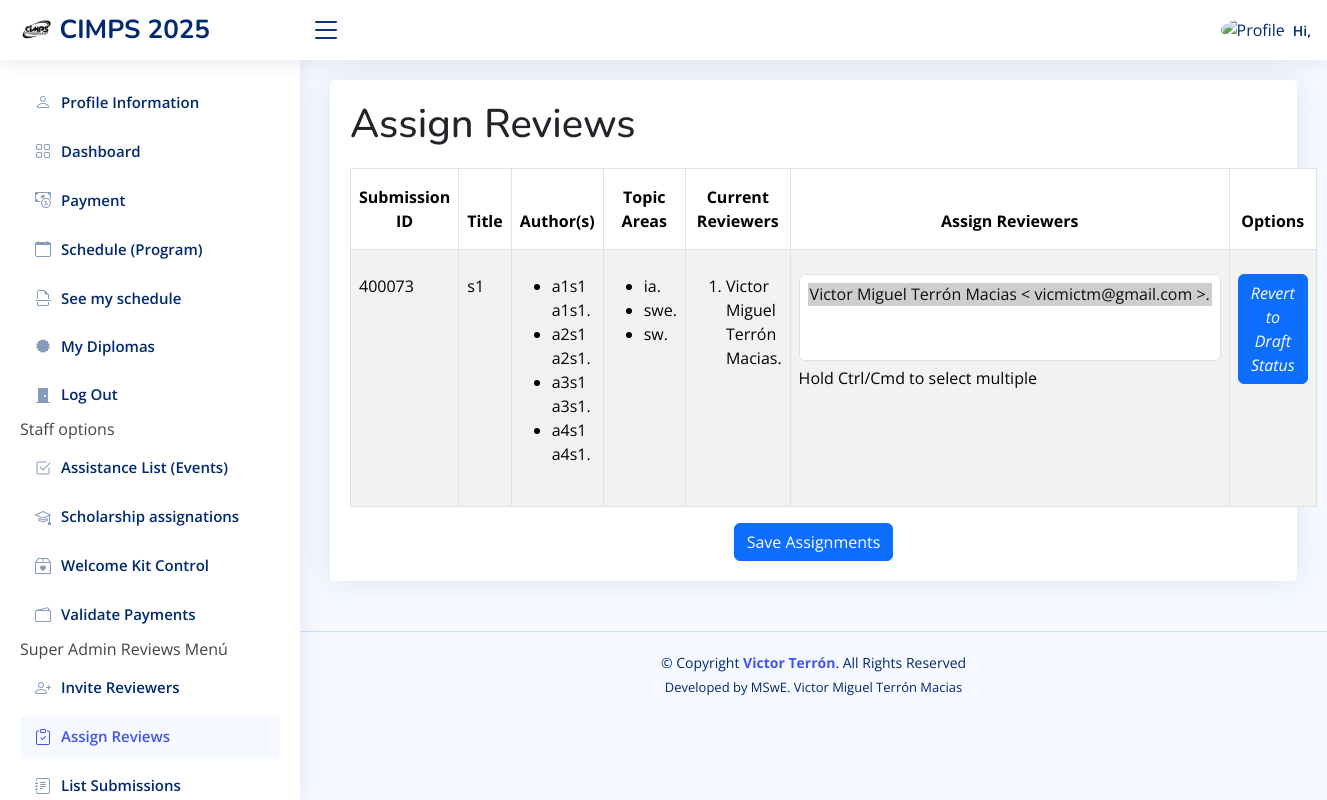
/assignReviews/ (signed in), run on the app's committed database.
### mainApplication/models.py (models this page shows, shortened)
class Submission(models.Model):
    PUBLICATION_TYPES = [
        ('IEEE', 'IEEE'),
        ('Springer', 'Springer'),
        ('Other', 'Other'),
    ]
    DECISION_STATUSES = [
        ('pending', 'Pending'),
        ('rejected', 'Rejected'),
        ('minor_changes', 'Accepted with Minor Changes'),
        ('major_changes', 'Accepted with Major Changes'),
        ('accepted', 'Accepted'),
    ]
    submission_id = models.CharField(max_length=6, unique=True, default=generate_random_submission_id)
    user = models.ForeignKey(settings.AUTH_USER_MODEL, on_delete=models.CASCADE, related_name='submissions')
    title = models.CharField(max_length=255)
    publication_type = models.CharField(max_length=50, choices=PUBLICATION_TYPES)
    topic_areas = models.ManyToManyField(TopicArea, related_name='submissions')
    keywords = models.TextField(help_text="Comma-separated keywords.")
    abstract = models.TextField()
    comments = models.TextField(blank=True, null=True)
    created_at = models.DateTimeField(auto_now_add=True)
    updated_at = models.DateTimeField(auto_now=True)
    sent_for_review = models.BooleanField(default=False)
    reviewers = models.ManyToManyField(
        settings.AUTH_USER_MODEL,
        related_name='assigned_submissions',
        blank=True
    )  # Many-to-many relationship with reviewers
    is_withdrawn=models.BooleanField(default=False)
    assigned_reviewers=models.BooleanField(default=False)
    under_review = models.BooleanField(default=False)  # Status for being under review
    decision_issued = models.CharField(max_length=20,choices=DECISION_STATUSES,default='pending')  # Status for final decision issued
    final_decision = models.CharField(
        max_length=20,
        choices=DECISION_STATUSES,
        blank=True,
        null=True
    )
    review_round = models.PositiveIntegerField(default=1)  # Round of review

class Author(models.Model):
    HONORIFICS = [
        ('Mr.', 'Mr.'),
        ('Ms.', 'Ms.'),
        ('Dr.', 'Dr.'),
        ('Prof.', 'Prof.'),
    ]
    submission = models.ForeignKey(Submission, on_delete=models.CASCADE, related_name='authors')
    honorific = models.CharField(max_length=10, choices=HONORIFICS, blank=True, null=True)
    first_name = models.CharField(max_length=100)
    last_name = models.CharField(max_length=100)
    position_title = models.CharField(max_length=150, blank=True, null=True)
    organization = models.CharField(max_length=200)
    department = models.CharField(max_length=150, blank=True, null=True)
    address = models.TextField()
    city = models.CharField(max_length=100)
    state_province = models.CharField(max_length=100)
    postcode_zip = models.CharField(max_length=20)
    email = models.EmailField()

class TopicArea(models.Model):
    name = models.CharField(max_length=100, unique=True)
    description = models.TextField(blank=True, null=True)

class CustomUser(AbstractUser):
    isReviewer = models.BooleanField(default=False)

### mainApplication/views.py (the view, shortened to what this page needs)
# urls.py: path('assignReviews/', views.assignReviews, name='assignReviews'),#assignReviews
@superuser_required
def assignReviews(request):
    reviewers = CustomUser.objects.filter(isReviewer=True)
    submissions = Submission.objects.filter(
        sent_for_review=True,
        is_withdrawn=False
    ).prefetch_related('reviewers')
    context={
        'reviewers': reviewers,
        'submissions': submissions,
    }
    return render(request, 'assignReviews.html',context)

### mainApplication/context_processors.py (called while the page is built)
def user_context(request):
    if request.user.is_authenticated:
        return get_user_context_data(request)
    return {}

### mainApplication/templates/assignReviews.html (shortened to what this page needs)
{% extends "base.html"%}{% load static %}{% load socialaccount %}
{% block content %}
<div class="card">
    <h1 style="margin: 20px;">Assign Reviews</h1>
    <div class="card-body">
    {% if submissions %}
    <form method="post">
        <div class="">
            <table class="table table-bordered table-striped">
                <thead class="thead-dark">
                    <tr>
                        <th class="px-6 py-3 border-b" style="text-align: center;">Submission ID</th>
                        <th class="px-6 py-3 border-b"  style="text-align: center;">Title</th>
                        <th class="px-6 py-3 border-b"  style="text-align: center;">Author(s)</th>
                        <th class="px-6 py-3 border-b"  style="text-align: center;">Topic Areas</th>
                        <th class="px-6 py-3 border-b"  style="text-align: center;">Current Reviewers</th>
                        <th class="px-6 py-3 border-b"  style="text-align: center;">Assign Reviewers</th>
                        <th class="px-6 py-3 border-b"  style="text-align: center;">Options</th>
                    </tr>
                </thead>
                <tbody>
                    {% for submission in submissions %}
                    <tr>
                        <td class="px-6 py-4 border-b justify-content-center align-items-center">{{ submission.submission_id }}</td>
                        <td class="px-6 py-4 border-b">{{ submission.title }}</td>
                        <td class="px-6 py-4 border-b">
                            <ul>
                                {% for author in submission.authors.all %}
                                <li>
                                    {{ author.first_name }} {{ author.last_name }}.
                                </li>
                                {% endfor %}
                            </ul>
                        </td>
                        <td class="px-6 py-4 border-b">
                            <ul>
                                {% for topic in submission.topic_areas.all %}
                                <li>
                                    {{ topic.name }}.
                                </li>
                                {% endfor %}
                            </ul>
                        </td>
                        <td class="px-6 py-4 border-b">
                            <ol>
                                {% for reviewer in submission.reviewers.all %}
                                <li>
                                    {{ reviewer.get_full_name|default:reviewer.username }}.
                                </li>
                                {% endfor %}
                            </ol>
                        </td>
                        <td class="px-6 py-4 border-b">
                            <select name="reviewers_{{ submission.id }}" multiple class="form-multiselect rounded border p-2 w-full" size="3">
                                {% for reviewer in reviewers %}
                                <option value="{{ reviewer.id }}"
                                    {% if reviewer in submission.reviewers.all %}selected{% endif %}>
                                    {{ reviewer.get_full_name|default:reviewer.username }} <br>
                                </option>
                                {% endfor %}
                            </select>
                            <p class="text-sm text-gray-500 mt-1">Hold Ctrl/Cmd to select multiple</p>
                        </td>
                        <td class="px-6 py-4 border-b text-center">
                            <a class="btn btn-primary" href="{% url 'revertToDraftStatus' submission.submission_id %}"> <i>Revert to Draft Status</i> </a>
                        </td>
                    </tr>
                    {% endfor %}
                </tbody>
            </table>
        </div>
        <div class="align-items-center" style="text-align: center;">
            <button type="submit" class="btn btn-primary">
                Save Assignments
            </button>
        </div>
    </form>
    {% else %}
    <p class="text-gray-600">No submissions available for review assignment.</p>
    {% endif %}
    </div>
</div>
{% endblock %}

### mainApplication/static/assets/css/style.css (style rules this page uses)
:root { scroll-behavior: smooth; }
body { font-family: "Open Sans", sans-serif; background: #f6f9ff; color: #444444; }
a { color: #4154f1; text-decoration: none; }
h1, h2, h3, h4, h5, h6 { font-family: "Nunito", sans-serif; }
.card { margin-bottom: 30px; border: none; border-radius: 5px; box-shadow: 0px 0 30px rgba(1, 41, 112, 0.1); }
.card-body { padding: 0 20px 20px 20px; }

### data on the page
Submission: submission_id "400073", title "s1", id.username "Victor Miguel Terrón Macias < vicmictm@gmail.com >. ☑"
Author: first_name "a1s1", last_name "a1s1"
Author: first_name "a2s1", last_name "a2s1"
Author: first_name "a3s1", last_name "a3s1"
Author: first_name "a4s1", last_name "a4s1"
TopicArea: name "ia"
TopicArea: name "swe"
TopicArea: name "sw"
CustomUser: get_full_name "Victor Miguel Terrón Macias"
